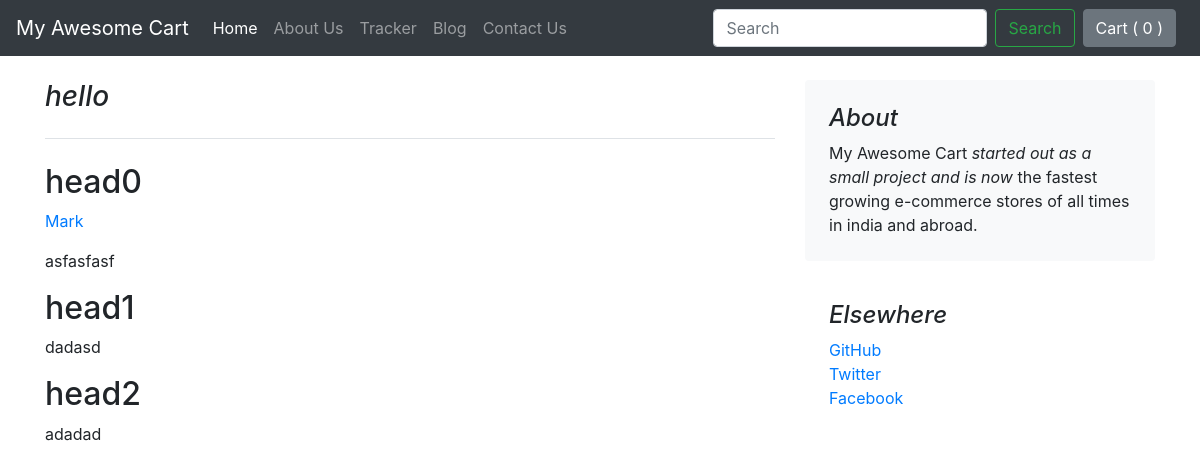
The page /blog/blogpost/1 on the database its author committed.
### blog/models.py (models this page shows, shortened)
class Blogpost(models.Model):
    post_id = models.AutoField(primary_key=True)
    title = models.CharField(max_length=500)
    head0 = models.CharField(max_length=500, default="")
    chead0 = models.CharField(max_length=5000, default="")
    head1 = models.CharField(max_length=500, default="")
    chead1 = models.CharField(max_length=5000, default="")
    head2 = models.CharField(max_length=500, default="")
    chead2 = models.CharField(max_length=5000, default="")
    pub_date = models.DateField()
    thumbnail = models.ImageField(upload_to="blog/images", default="")

### blog/views.py (the view)
# urls.py: path("blogpost/<int:id>", views.blogpost, name="blogHome")
def blogpost(request, id):
    post = Blogpost.objects.filter(post_id = id)[0]
    return render(request, "blog/blogpost.html", {'post':post})

### blog/templates/blog/blogpost.html (shortened to what this page needs)
{% extends 'blog/basic.html' %}
{% block body %}
<div class="container">
    <div class="row mt-4">
        <div class="col-md-8 blog-main">
            <h3 class="pb-4 mb-4 font-italic border-bottom">
                {{post.title}}
            </h3>
            <div class="blog-post">
                <h2 class="blog-post-title">{{post.head0}}</h2>
                <p class="blog-post-meta">{{post.}}<a href="#">Mark</a></p>
                <p>{{post.chead0}}</p>
                <h2>{{post.head1}}</h2>
                <p>{{post.chead1}}</p>
                <h2>{{post.head2}}</h2>
                <p>{{post.chead2}}</p>
            </div>
        </div>
        <aside class="col-md-4 blog-sidebar">
            <div class="p-4 mb-3 bg-light rounded">
                <h4 class="font-italic">About</h4>
                <p class="mb-0">My Awesome Cart <em>started out as a small project and is now</em> the fastest growing e-commerce stores of all times in india and abroad.</p>
            </div>
            <div class="p-4">
                <h4 class="font-italic">Elsewhere</h4>
                <ol class="list-unstyled">
                    <li><a href="#">GitHub</a></li>
                    <li><a href="#">Twitter</a></li>
                    <li><a href="#">Facebook</a></li>
                </ol>
            </div>
        </aside>
    </div>
</div>
{% endblock %}

### rows shown on the page
Blogpost: title "hello", head0 "head0", chead0 "asfasfasf", head1 "head1", chead1 "dadasd", head2 "head2", chead2 "adadad"
